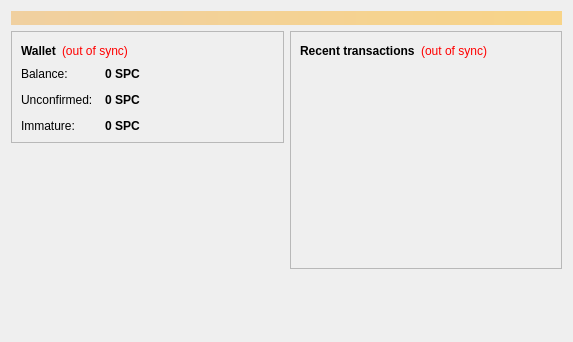
<?xml version="1.0" encoding="UTF-8"?>
<ui version="4.0">
 <class>OverviewPage</class>
 <widget class="QWidget" name="OverviewPage">
  <property name="geometry">
   <rect>
    <x>0</x>
    <y>0</y>
    <width>573</width>
    <height>342</height>
   </rect>
  </property>
  <property name="windowTitle">
   <string>Form</string>
  </property>
  <layout class="QVBoxLayout" name="topLayout">
   <item>
    <widget class="QLabel" name="labelAlerts">
     <property name="visible">
      <bool>false</bool>
     </property>
     <property name="styleSheet">
      <string notr="true">background-color: qlineargradient(x1: 0, y1: 0, x2: 1, y2: 0, stop:0 #F0D0A0, stop:1 #F8D488); color:#000000;</string>
     </property>
     <property name="wordWrap">
      <bool>true</bool>
     </property>
     <property name="margin">
      <number>3</number>
     </property>
    </widget>
   </item>
   <item>
    <layout class="QHBoxLayout" name="horizontalLayout" stretch="1,1">
     <item>
      <layout class="QVBoxLayout" name="verticalLayout_2">
       <item>
        <widget class="QFrame" name="frame">
         <property name="frameShape">
          <enum>QFrame::StyledPanel</enum>
         </property>
         <property name="frameShadow">
          <enum>QFrame::Raised</enum>
         </property>
         <layout class="QVBoxLayout" name="verticalLayout_4">
          <item>
           <layout class="QHBoxLayout" name="horizontalLayout_4">
            <item>
             <widget class="QLabel" name="label_5">
              <property name="font">
               <font>
                <weight>75</weight>
                <bold>true</bold>
               </font>
              </property>
              <property name="text">
               <string>Wallet</string>
              </property>
             </widget>
            </item>
            <item>
             <widget class="QLabel" name="labelWalletStatus">
              <property name="toolTip">
               <string>The displayed information may be out of date. Your wallet automatically synchronizes with the Sportcoin network after a connection is established, but this process has not completed yet.</string>
              </property>
              <property name="styleSheet">
               <string notr="true">QLabel { color: red; }</string>
              </property>
              <property name="text">
               <string notr="true">(out of sync)</string>
              </property>
              <property name="alignment">
               <set>Qt::AlignLeading|Qt::AlignLeft|Qt::AlignVCenter</set>
              </property>
             </widget>
            </item>
            <item>
             <spacer name="horizontalSpacer_2">
              <property name="orientation">
               <enum>Qt::Horizontal</enum>
              </property>
              <property name="sizeHint" stdset="0">
               <size>
                <width>40</width>
                <height>20</height>
               </size>
              </property>
             </spacer>
            </item>
           </layout>
          </item>
          <item>
           <layout class="QFormLayout" name="formLayout_2">
            <property name="fieldGrowthPolicy">
             <enum>QFormLayout::AllNonFixedFieldsGrow</enum>
            </property>
            <property name="horizontalSpacing">
             <number>12</number>
            </property>
            <property name="verticalSpacing">
             <number>12</number>
            </property>
            <item row="0" column="0">
             <widget class="QLabel" name="label">
              <property name="text">
               <string>Balance:</string>
              </property>
             </widget>
            </item>
            <item row="0" column="1">
             <widget class="QLabel" name="labelBalance">
              <property name="font">
               <font>
                <weight>75</weight>
                <bold>true</bold>
               </font>
              </property>
              <property name="cursor">
               <cursorShape>IBeamCursor</cursorShape>
              </property>
              <property name="toolTip">
               <string>Your current balance</string>
              </property>
              <property name="text">
               <string notr="true">0 SPC</string>
              </property>
              <property name="textInteractionFlags">
               <set>Qt::LinksAccessibleByMouse|Qt::TextSelectableByKeyboard|Qt::TextSelectableByMouse</set>
              </property>
             </widget>
            </item>
            <item row="1" column="0">
             <widget class="QLabel" name="label_3">
              <property name="text">
               <string>Unconfirmed:</string>
              </property>
             </widget>
            </item>
            <item row="1" column="1">
             <widget class="QLabel" name="labelUnconfirmed">
              <property name="font">
               <font>
                <weight>75</weight>
                <bold>true</bold>
               </font>
              </property>
              <property name="cursor">
               <cursorShape>IBeamCursor</cursorShape>
              </property>
              <property name="toolTip">
               <string>Total of transactions that have yet to be confirmed, and do not yet count toward the current balance</string>
              </property>
              <property name="text">
               <string notr="true">0 SPC</string>
              </property>
              <property name="textInteractionFlags">
               <set>Qt::LinksAccessibleByMouse|Qt::TextSelectableByKeyboard|Qt::TextSelectableByMouse</set>
              </property>
             </widget>
            </item>
            <item row="2" column="0">
             <widget class="QLabel" name="labelImmatureText">
              <property name="text">
               <string>Immature:</string>
              </property>
             </widget>
            </item>
            <item row="2" column="1">
             <widget class="QLabel" name="labelImmature">
              <property name="font">
               <font>
                <weight>75</weight>
                <bold>true</bold>
               </font>
              </property>
              <property name="toolTip">
               <string>Mined balance that has not yet matured</string>
              </property>
              <property name="text">
               <string notr="true">0 SPC</string>
              </property>
              <property name="textInteractionFlags">
               <set>Qt::LinksAccessibleByMouse|Qt::TextSelectableByKeyboard|Qt::TextSelectableByMouse</set>
              </property>
             </widget>
            </item>
           </layout>
          </item>
         </layout>
        </widget>
       </item>
       <item>
        <spacer name="verticalSpacer">
         <property name="orientation">
          <enum>Qt::Vertical</enum>
         </property>
         <property name="sizeHint" stdset="0">
          <size>
           <width>20</width>
           <height>40</height>
          </size>
         </property>
        </spacer>
       </item>
      </layout>
     </item>
     <item>
      <layout class="QVBoxLayout" name="verticalLayout_3">
       <item>
        <widget class="QFrame" name="frame_2">
         <property name="frameShape">
          <enum>QFrame::StyledPanel</enum>
         </property>
         <property name="frameShadow">
          <enum>QFrame::Raised</enum>
         </property>
         <layout class="QVBoxLayout" name="verticalLayout">
          <item>
           <layout class="QHBoxLayout" name="horizontalLayout_2">
            <item>
             <widget class="QLabel" name="label_4">
              <property name="text">
               <string>&lt;b&gt;Recent transactions&lt;/b&gt;</string>
              </property>
             </widget>
            </item>
            <item>
             <widget class="QLabel" name="labelTransactionsStatus">
              <property name="toolTip">
               <string>The displayed information may be out of date. Your wallet automatically synchronizes with the Sportcoin network after a connection is established, but this process has not completed yet.</string>
              </property>
              <property name="styleSheet">
               <string notr="true">QLabel { color: red; }</string>
              </property>
              <property name="text">
               <string notr="true">(out of sync)</string>
              </property>
              <property name="alignment">
               <set>Qt::AlignRight|Qt::AlignTrailing|Qt::AlignVCenter</set>
              </property>
             </widget>
            </item>
            <item>
             <spacer name="horizontalSpacer">
              <property name="orientation">
               <enum>Qt::Horizontal</enum>
              </property>
              <property name="sizeHint" stdset="0">
               <size>
                <width>40</width>
                <height>20</height>
               </size>
              </property>
             </spacer>
            </item>
           </layout>
          </item>
          <item>
           <widget class="QListView" name="listTransactions">
            <property name="styleSheet">
             <string notr="true">QListView { background: transparent; }</string>
            </property>
            <property name="frameShape">
             <enum>QFrame::NoFrame</enum>
            </property>
            <property name="verticalScrollBarPolicy">
             <enum>Qt::ScrollBarAlwaysOff</enum>
            </property>
            <property name="horizontalScrollBarPolicy">
             <enum>Qt::ScrollBarAlwaysOff</enum>
            </property>
            <property name="selectionMode">
             <enum>QAbstractItemView::NoSelection</enum>
            </property>
           </widget>
          </item>
         </layout>
        </widget>
       </item>
       <item>
        <spacer name="verticalSpacer_2">
         <property name="orientation">
          <enum>Qt::Vertical</enum>
         </property>
         <property name="sizeHint" stdset="0">
          <size>
           <width>20</width>
           <height>40</height>
          </size>
         </property>
        </spacer>
       </item>
      </layout>
     </item>
    </layout>
   </item>
  </layout>
 </widget>
 <resources/>
 <connections/>
</ui>
